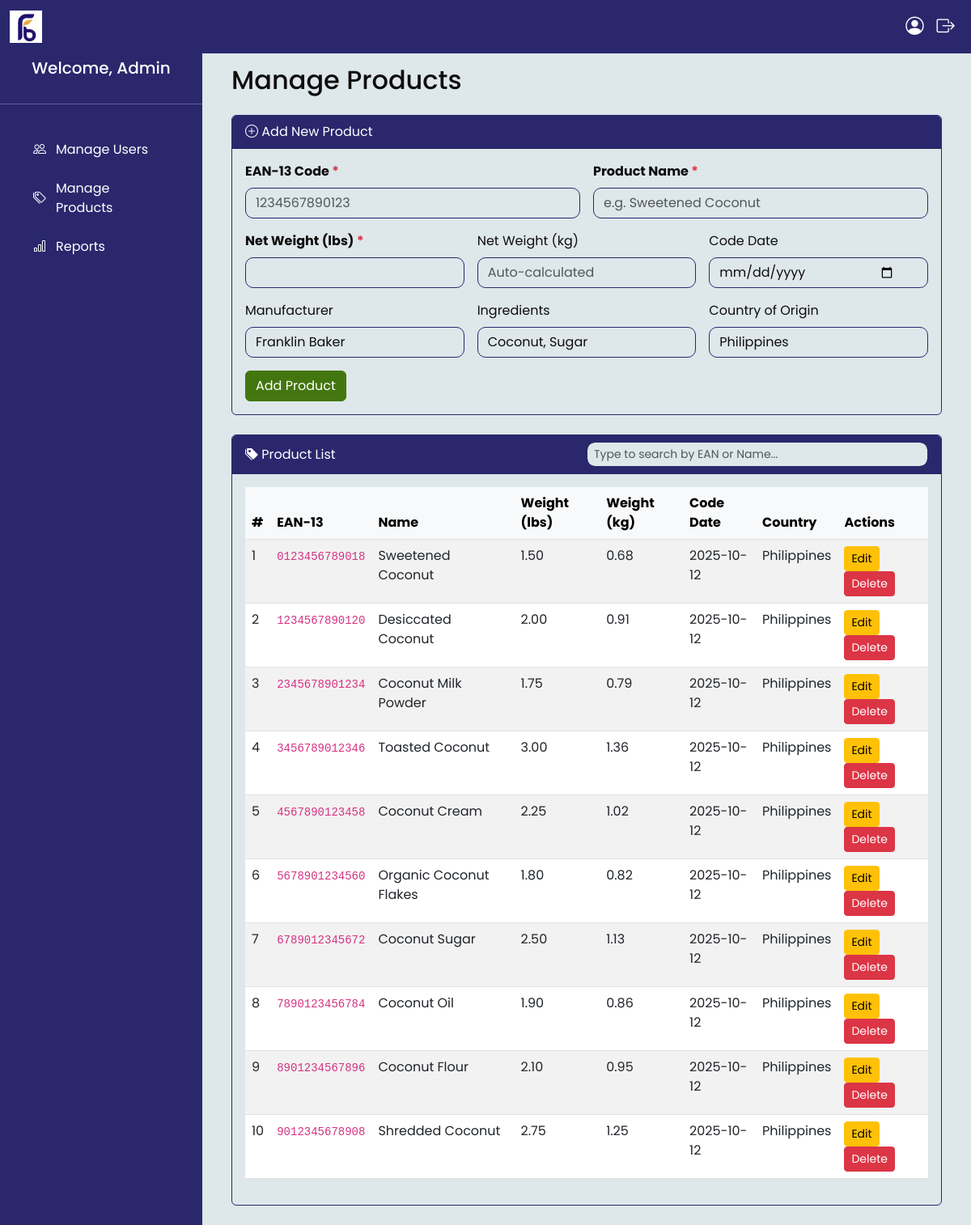
The app's page /manage_products.php (signed in) with its own data.
### tables this page shows
CREATE TABLE `products` (
  `id` int(11) NOT NULL,
  `ean_code` varchar(13) NOT NULL,
  `name` varchar(255) NOT NULL,
  `net_weight_lbs` decimal(10,2) NOT NULL,
  `net_weight_kg` decimal(10,2) NOT NULL,
  `code_date` date NOT NULL,
  `manufacturer` varchar(255) DEFAULT 'Franklin Baker',
  `ingredients` varchar(255) DEFAULT 'Coconut, Sugar',
  `country_of_origin` varchar(100) DEFAULT 'Philippines',
  `created_at` timestamp NOT NULL DEFAULT current_timestamp()
);

### manage_products.php (the view, shortened to what this page needs)
<?php
require_once 'header.php';
$products = [];
$stmt = $conn->prepare("SELECT * FROM products ORDER BY created_at DESC");
$stmt->execute();
$result = $stmt->get_result();
while ($row = $result->fetch_assoc()) {
    $products[] = $row;
}
?>
<div class="container-fluid">
    <h2 class="mb-4">Manage Products</h2>
    <div class="card mb-4">
        <div class="card-header bg-primary-green text-white">
            <i class="bi bi-plus-circle"></i> Add New Product
        </div>
        <div class="card-body">
            <form method="POST" onsubmit="return confirm('Add this product?');">
                <div class="row g-3 mb-3">
                    <div class="col-md-6">
                        <label class="form-label fw-bold">EAN-13 Code <span class="text-danger">*</span></label>
                        <input type="text" class="form-control" name="ean_code" maxlength="13" required pattern="\d{13}" placeholder="1234567890123">
                    </div>
                    <div class="col-md-6">
                        <label class="form-label fw-bold">Product Name <span class="text-danger">*</span></label>
                        <input type="text" class="form-control" name="name" required placeholder="e.g. Sweetened Coconut">
                    </div>
                </div>
                <div class="row g-3 mb-3">
                    <div class="col-md-4">
                        <label class="form-label fw-bold">Net Weight (lbs) <span class="text-danger">*</span></label>
                        <input type="number" step="0.01" class="form-control" name="net_weight_lbs" required min="0" id="lbs" onchange="convertLbsToKg()">
                    </div>
                    <div class="col-md-4">
                        <label class="form-label">Net Weight (kg)</label>
                        <input type="text" class="form-control" id="kg" readonly placeholder="Auto-calculated">
                    </div>
                    <div class="col-md-4">
                        <label class="form-label">Code Date</label>
                        <input type="date" class="form-control" name="code_date">
                    </div>
                </div>
                <div class="row g-3 mb-3">
                    <div class="col-md-4">
                        <label class="form-label">Manufacturer</label>
                        <input type="text" class="form-control" name="manufacturer" value="Franklin Baker">
                    </div>
                    <div class="col-md-4">
                        <label class="form-label">Ingredients</label>
                        <input type="text" class="form-control" name="ingredients" value="Coconut, Sugar">
                    </div>
                    <div class="col-md-4">
                        <label class="form-label">Country of Origin</label>
                        <input type="text" class="form-control" name="country" value="Philippines">
                    </div>
                </div>
                <button type="submit" class="btn btn-primary">Add Product</button>
            </form>
        </div>
    </div>
    <div class="card">
        <div class="card-header bg-primary-green text-white d-flex justify-content-between align-items-center">
            <div><i class="bi bi-tags-fill"></i> Product List</div>
            <input type="text" id="searchInput" class="form-control form-control-sm w-50" placeholder="Type to search by EAN or Name...">
        </div>
        <div class="card-body">
            <div class="table-responsive">
                <table class="table table-striped table-hover" id="productTable">
                    <thead class="table-light">
                        <tr>
                            <th>#</th>
                            <th>EAN-13</th>
                            <th>Name</th>
                            <th>Weight (lbs)</th>
                            <th>Weight (kg)</th>
                            <th>Code Date</th>
                            <th>Country</th>
                            <th>Actions</th>
                        </tr>
                    </thead>
                    <tbody id="productBody">
                        <?php foreach ($products as $i => $p): ?>
                            <tr data-ean="<?= htmlspecialchars($p['ean_code']) ?>" data-name="<?= strtolower(htmlspecialchars($p['name'])) ?>">
                                <td><?= $i + 1 ?></td>
                                <td><code><?= htmlspecialchars($p['ean_code']) ?></code></td>
                                <td><?= htmlspecialchars($p['name']) ?></td>
                                <td><?= number_format($p['net_weight_lbs'], 2) ?></td>
                                <td><?= number_format($p['net_weight_kg'], 2) ?></td>
                                <td><?= $p['code_date'] === '0000-00-00' ? '-' : $p['code_date'] ?></td>
                                <td><?= htmlspecialchars($p['country_of_origin']) ?></td>
                                <td>
                                    <button type="button" class="btn btn-sm btn-warning" data-bs-toggle="modal" data-bs-target="#editModal<?= $p['id'] ?>">
                                        Edit
                                    </button>
                                    <form method="POST" style="display:inline;" onsubmit="return confirm('Delete this product?');">
                                        <button type="submit" class="btn btn-sm btn-danger">Delete</button>
                                    </form>
                                </td>
                            </tr>
                        <?php endforeach; ?>
                    </tbody>
                </table>
            </div>
        </div>
    </div>
</div>

### header.php (shortened to what this page needs)
<!DOCTYPE html>
<html lang="en">
<head>
    <link href="https://cdn.jsdelivr.net/npm/bootstrap@5.3.0/dist/css/bootstrap.min.css" rel="stylesheet">
    <link href="assets/css/styles.css" rel="stylesheet">
    <link href="https://cdn.jsdelivr.net/npm/bootstrap-icons/font/bootstrap-icons.css" rel="stylesheet">
</head>
<body>
    <nav class="navbar navbar-expand fixed-top" style="background-color: var(--primary-color);">
        <div class="container-fluid">
            <a class="navbar-brand" href="#">
                <img src="assets/images/logo.png" alt="Franklin Baker Logo" class="logo" style="max-height: 40px;">
            </a>
            <div class="ms-auto">
                <ul class="navbar-nav">
                    <li class="nav-item dropdown">
                        <a class="nav-link text-white profile-icon" href="#" role="button" data-bs-toggle="dropdown" aria-expanded="false" data-bs-toggle="tooltip" data-bs-placement="bottom" title="Profile">
                            <i class="bi bi-person-circle"></i>
                        </a>
                    </li>
                    <li class="nav-item">
                        <form method="POST" action="logout.php" style="display:inline;" id="logout-form">
                            <a class="nav-link text-white logout-icon" href="#" onclick="if(confirm('Are you sure you want to log out?')) document.getElementById('logout-form').submit();" title="Logout">
                                <i class="bi bi-box-arrow-right"></i>
                            </a>
                        </form>
                    </li>
                </ul>
            </div>
        </div>
    </nav>
    <div class="main-layout d-flex">
        <div class="sidebar collapse show" id="sidebarMenu">
            <h5 class="text-center p-3 text-white">Welcome, <?php echo htmlspecialchars($_SESSION['role']); ?></h5>
            <hr class="text-white">
            <ul class="nav flex-column p-3">
                <?php
                $custom_menus = !empty($_SESSION['custom_menus']) ? explode(',', $_SESSION['custom_menus']) : [];
                if ($_SESSION['role'] == 'Employee') {
                    $default_menus = [
                        'create_label' => ['url' => 'create_label.php', 'icon' => 'bi-tag', 'label' => 'Create Label'],
                        'label_history' => ['url' => 'label_history.php', 'icon' => 'bi-clock-history', 'label' => 'Label History']
                    ];
                    $custom_menu_items = [
                        'manage_products' => ['url' => 'manage_products.php', 'icon' => 'bi-tags', 'label' => 'Manage Products'],
                        'reports' => ['url' => 'reports.php', 'icon' => 'bi-bar-chart', 'label' => 'Reports'],
                        'audit_logs' => ['url' => 'audit_logs.php', 'icon' => 'bi-journal-text', 'label' => 'Audit Logs']
                    ];
                } elseif ($_SESSION['role'] == 'Admin') {
                    $default_menus = [
                        'manage_users' => ['url' => 'admin_manage_users.php', 'icon' => 'bi-people', 'label' => 'Manage Users'],
                        'manage_products' => ['url' => 'manage_products.php', 'icon' => 'bi-tags', 'label' => 'Manage Products'],
                        'reports' => ['url' => 'reports.php', 'icon' => 'bi-bar-chart', 'label' => 'Reports']
                    ];
                    $custom_menu_items = [
                        'audit_logs' => ['url' => 'audit_logs.php', 'icon' => 'bi-journal-text', 'label' => 'Audit Logs'],
                        'create_label' => ['url' => 'create_label.php', 'icon' => 'bi-tag', 'label' => 'Create Label'],
                        'label_history' => ['url' => 'label_history.php', 'icon' => 'bi-clock-history', 'label' => 'Label History']
                    ];
                }
                $all_menu_items = $default_menus + array_intersect_key($custom_menu_items, array_flip($custom_menus));
                foreach ($all_menu_items as $menu_key => $menu_data) {
                    echo '<li class="nav-item"><a class="nav-link text-white" href="' . htmlspecialchars($menu_data['url']) . '"><i class="' . htmlspecialchars($menu_data['icon']) . '"></i> <span>' . htmlspecialchars($menu_data['label']) . '</span></a></li>';
                }
                ?>
            </ul>
        </div>
        <div class="content w-100 p-4">

### assets/css/styles.css (style rules this page uses)
:root { --primary-color: #2A276D; --accent-color: #EFAB35; --secondary-color: #43760F; --muted-color: #A6C297; --background-color: #DEE7EA; --text-color: #0F0E0D; }
body { font-family: 'Poppins', sans-serif; background-color: var(--background-color); color: var(--text-color); }
.navbar { background-color: var(--primary-color); z-index: 1000; }
.main-layout { min-height: 100vh; margin-top: 56px; }
.sidebar { width: 250px; background-color: var(--primary-color); position: fixed; top: 56px; bottom: 0; left: 0; overflow-y: auto; padding: 0; transition: width 0.3s ease; color: #ffffff; }
.sidebar .nav-link { color: #ffffff; transition: color 0.3s ease, padding-left 0.3s ease; padding-left: 15px; display: flex; align-items: center; border-radius: 8px; margin: 4px 8px; text-decoration: none; }
.sidebar .nav-link i { color: #ffffff; margin-right: 10px; transition: color 0.3s ease; width: 20px; text-align: center; }
.navbar .profile-icon, .navbar .logout-icon { color: #ffffff; transition: color 0.3s ease; padding: 8px; border-radius: 50%; display: flex; align-items: center; justify-content: center; text-decoration: none; }
.navbar .profile-icon i, .navbar .logout-icon i { transition: color 0.3s ease, transform 0.3s ease; font-size: 1.4rem; }
.content { margin-left: 250px; overflow-y: auto; min-height: calc(100vh - 56px); background-color: var(--background-color); color: var(--text-color); }
.card-header { background-color: var(--primary-color); color: #ffffff; }
.btn-primary { background-color: var(--secondary-color); border-color: var(--secondary-color); color: #ffffff; }
.form-control { border-radius: 10px; position: relative; padding-right: 2.5rem; background-color: var(--background-color); color: var(--text-color); border-color: var(--primary-color); }
.card, .form-card { opacity: 0; animation: fadeIn 0.5s ease forwards; background-color: var(--background-color); color: var(--text-color); border-color: var(--primary-color); }

### records on screen
products: ean_code "0123456789018", name "Sweetened Coconut", net_weight_lbs "1.50", net_weight_kg "0.68", code_date "2025-10-12", country_of_origin "Philippines"
products: ean_code "1234567890120", name "Desiccated Coconut", net_weight_lbs "2.00", net_weight_kg "0.91", code_date "2025-10-12", country_of_origin "Philippines"
products: ean_code "2345678901234", name "Coconut Milk Powder", net_weight_lbs "1.75", net_weight_kg "0.79", code_date "2025-10-12", country_of_origin "Philippines"
products: ean_code "3456789012346", name "Toasted Coconut", net_weight_lbs "3.00", net_weight_kg "1.36", code_date "2025-10-12", country_of_origin "Philippines"
products: ean_code "4567890123458", name "Coconut Cream", net_weight_lbs "2.25", net_weight_kg "1.02", code_date "2025-10-12", country_of_origin "Philippines"
products: ean_code "5678901234560", name "Organic Coconut Flakes", net_weight_lbs "1.80", net_weight_kg "0.82", code_date "2025-10-12", country_of_origin "Philippines"
products: ean_code "6789012345672", name "Coconut Sugar", net_weight_lbs "2.50", net_weight_kg "1.13", code_date "2025-10-12", country_of_origin "Philippines"
products: ean_code "7890123456784", name "Coconut Oil", net_weight_lbs "1.90", net_weight_kg "0.86", code_date "2025-10-12", country_of_origin "Philippines"
products: ean_code "8901234567896", name "Coconut Flour", net_weight_lbs "2.10", net_weight_kg "0.95", code_date "2025-10-12", country_of_origin "Philippines"
products: ean_code "9012345678908", name "Shredded Coconut", net_weight_lbs "2.75", net_weight_kg "1.25", code_date "2025-10-12", country_of_origin "Philippines"

### other values on screen
$_SESSION['role'] "Admin"
$menu_data['label'] "Manage Users"
$menu_data['label'] "Manage Products"
$menu_data['label'] "Reports"
